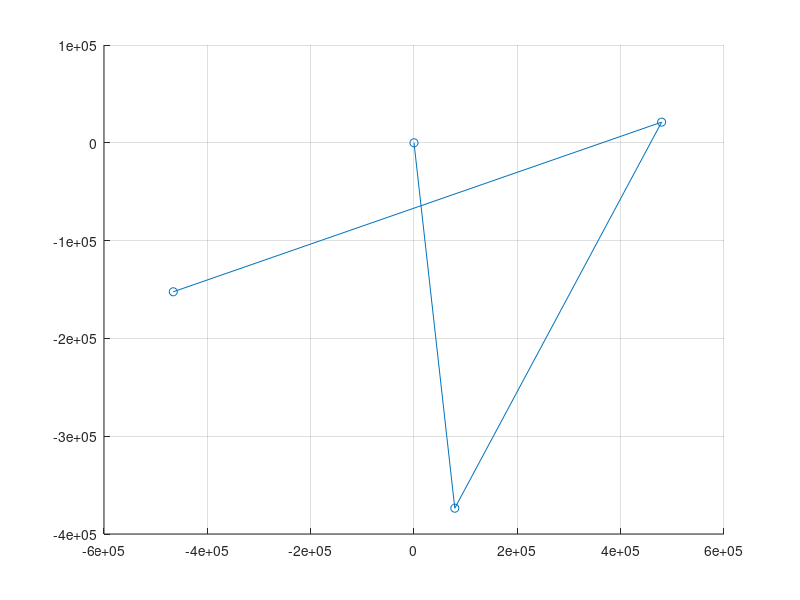

MATLAB code for this plot:
% Function to hand solve for the bilinear interpolation
% INPUTS:
% x = x coordinates
% y = y coordinates
% vals = values at coordinates
% xwant = wanted x position
% ywant = wanted y position
% OUTPUTS:
% outs = array of values at wanted coordinates

clear all
clc
close all

xvals=1.0e+05*[0
   0.789483979176376
   4.792501338380484
  -4.659067426407009];
yvals=1.0e+05*[0
  -3.736149535257173
   0.211270360624659
  -1.523370495030460];

hold on
grid on
plot(xvals,yvals,'-o')